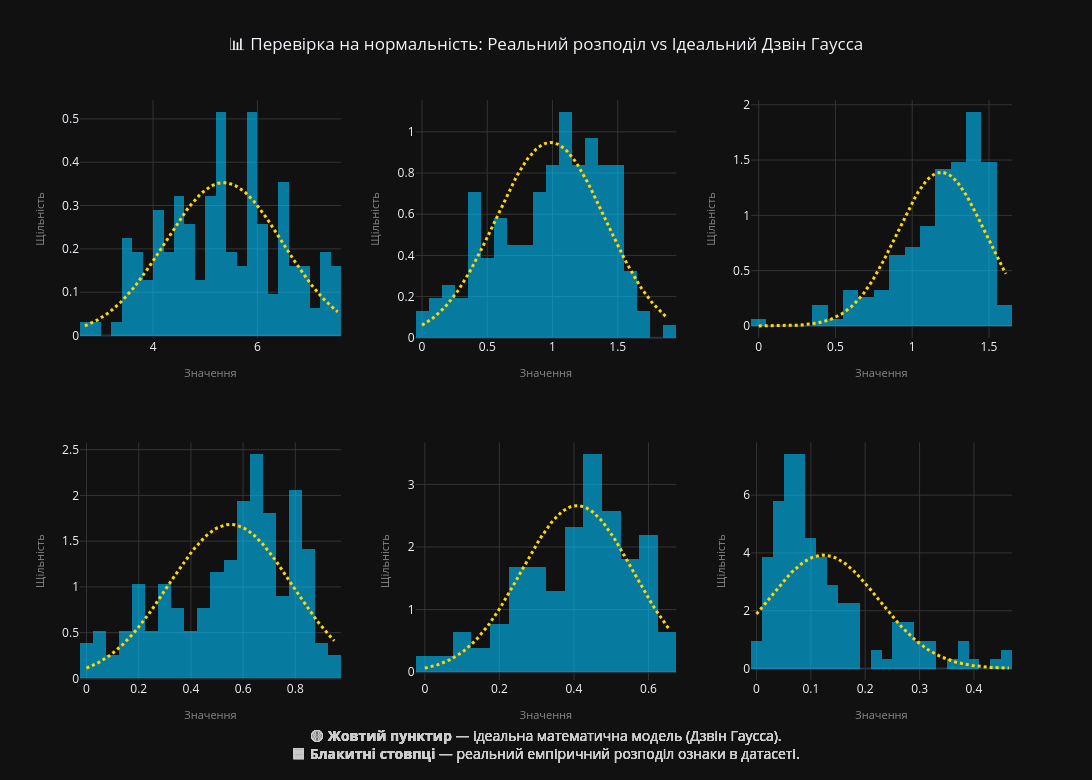

Source (notebook cell):
### Markdown cell above
**5. Побудувати діаграми розподілу числових ознак:**

### Code cell
raw_features = [TARGET_METRIC] + FEATURES_FULL
features_to_plot = [f for f in raw_features if f in df.columns]

num_plots = len(features_to_plot)
cols = 3
rows = math.ceil(num_plots / cols)

clean_titles = [f"<b>{str(f).replace('.', ' ').replace('_', ' ').strip()}</b>" for f in features_to_plot]

fig_dist = make_subplots(
    rows=rows, cols=cols, 
    subplot_titles=clean_titles,
    vertical_spacing=0.18,
    horizontal_spacing=0.08
)

for i, feature in enumerate(features_to_plot):
    row = (i // cols) + 1
    col = (i % cols) + 1
    data = df[feature].dropna()

    fig_dist.add_trace(
        go.Histogram(
            x=data, histnorm='probability density', 
            name=f"{feature}", marker_color='#00c3ff', opacity=0.6, nbinsx=25,
            hovertemplate="<b>Діапазон значень:</b> %{x}<br><b>Емпірична щільність:</b> %{y:.4f}<extra></extra>"
        ), row=row, col=col
    )

    mu, std = data.mean(), data.std()
    x_curve = np.linspace(data.min(), data.max(), 100)
    y_curve = stats.norm.pdf(x_curve, mu, std)

    fig_dist.add_trace(
        go.Scatter(
            x=x_curve, y=y_curve, mode='lines', 
            name=f"Ідеальний Гаусс", line=dict(color='#ffd700', width=3, dash='dot'),
            hovertemplate="<b>Ідеальний Гаусс</b><br>Значення ознаки: %{x:.2f}<br>Теоретична щільність: %{y:.4f}<extra></extra>"
        ), row=row, col=col
    )

    fig_dist.update_xaxes(title_text="Значення", title_font=dict(size=11, color="#888"), showgrid=True, gridcolor='#333', row=row, col=col)
    fig_dist.update_yaxes(title_text="Щільність", title_font=dict(size=11, color="#888"), showgrid=True, gridcolor='#333', row=row, col=col)

fig_dist.update_layout(
    height=350 * rows + 80, 
    width=1200, 
    title_text="📊 Перевірка на нормальність: Реальний розподіл vs Ідеальний Дзвін Гаусса", 
    title_x=0.5,
    template=PLOT_TEMPLATE,
    showlegend=False,
    hovermode="x unified",
    margin=dict(b=100),
    annotations=[
        dict(
            x=0.5, y=-0.075, xref="paper", yref="paper",
            text="🟡 <b>Жовтий пунктир</b> — ідеальна математична модель (Дзвін Гаусса).<br>🟦 <b>Блакитні стовпці</b> — реальний емпіричний розподіл ознаки в датасеті.",
            showarrow=False, font=dict(size=14, color="#cccccc"), align="center", xanchor="center", yanchor="top"
        )
    ]
)

print("Красивий Вивід:")
fig_dist.show()

### Figure 1 — Plotly figure (JSON) as saved in the notebook; plotly's stock layout.template omitted (floating-point values rounded to 4 significant figures; data arrays with more than 128 entries replaced by an {"elided": "..."} marker saying what was removed)
{"data": [{"histnorm": "probability density", "hovertemplate": "<b>Діапазон значень:</b> %{x}<br><b>Емпірична щільність:</b> %{y:.4f}<extra></extra>", "marker": {"color": "#00c3ff"}, "name": "Happiness.Score", "nbinsx": 25, "opacity": 0.6, "type": "histogram", "x": {"elided": "155 float values"}, "xaxis": "x", "yaxis": "y"}, {"hovertemplate": "<b>Ідеальний Гаусс</b><br>Значення ознаки: %{x:.2f}<br>Теоретична щільність: %{y:.4f}<extra></extra>", "line": {"color": "#ffd700", "dash": "dot", "width": 3}, "mode": "lines", "name": "Ідеальний Гаусс", "type": "scatter", "x": [2.693, 2.742, 2.791, 2.84, 2.889, 2.938, 2.987, 3.036, 3.084, 3.133, 3.182, 3.231, 3.28, 3.329, 3.378, 3.427, 3.476, 3.525, 3.574, 3.623, 3.672, 3.721, 3.769, 3.818, 3.867, 3.916, 3.965, 4.014, 4.063, 4.112, 4.161, 4.21, 4.259, 4.308, 4.357, 4.406, 4.454, 4.503, 4.552, 4.601, 4.65, 4.699, 4.748, 4.797, 4.846, 4.895, 4.944, 4.993, 5.042, 5.091, 5.139, 5.188, 5.237, 5.286, 5.335, 5.384, 5.433, 5.482, 5.531, 5.58, 5.629, 5.678, 5.727, 5.776, 5.824, 5.873, 5.922, 5.971, 6.02, 6.069, 6.118, 6.167, 6.216, 6.265, 6.314, 6.363, 6.412, 6.461, 6.509, 6.558, 6.607, 6.656, 6.705, 6.754, 6.803, 6.852, 6.901, 6.95, 6.999, 7.048, 7.097, 7.146, 7.194, 7.243, 7.292, 7.341, 7.39, 7.439, 7.488, 7.537], "xaxis": "x", "y": [0.02217, 0.02452, 0.02707, 0.02983, 0.03281, 0.03602, 0.03947, 0.04317, 0.04713, 0.05135, 0.05585, 0.06063, 0.0657, 0.07105, 0.0767, 0.08264, 0.08888, 0.09541, 0.1022, 0.1093, 0.1167, 0.1243, 0.1322, 0.1403, 0.1487, 0.1572, 0.166, 0.1749, 0.1839, 0.193, 0.2022, 0.2114, 0.2207, 0.2299, 0.2391, 0.2481, 0.2571, 0.2658, 0.2743, 0.2826, 0.2906, 0.2982, 0.3055, 0.3124, 0.3188, 0.3248, 0.3302, 0.3351, 0.3395, 0.3432, 0.3464, 0.3489, 0.3508, 0.352, 0.3526, 0.3525, 0.3518, 0.3504, 0.3484, 0.3457, 0.3424, 0.3385, 0.334, 0.329, 0.3234, 0.3174, 0.3109, 0.3039, 0.2965, 0.2888, 0.2807, 0.2724, 0.2638, 0.255, 0.2461, 0.237, 0.2278, 0.2186, 0.2093, 0.2001, 0.1909, 0.1818, 0.1728, 0.164, 0.1553, 0.1468, 0.1385, 0.1304, 0.1225, 0.115, 0.1077, 0.1006, 0.09388, 0.08742, 0.08125, 0.07537, 0.06979, 0.06451, 0.05951, 0.05479], "yaxis": "y"}, {"histnorm": "probability density", "hovertemplate": "<b>Діапазон значень:</b> %{x}<br><b>Емпірична щільність:</b> %{y:.4f}<extra></extra>", "marker": {"color": "#00c3ff"}, "name": "Economy..GDP.per.Capita.", "nbinsx": 25, "opacity": 0.6, "type": "histogram", "x": {"elided": "155 float values"}, "xaxis": "x2", "yaxis": "y2"}, {"hovertemplate": "<b>Ідеальний Гаусс</b><br>Значення ознаки: %{x:.2f}<br>Теоретична щільність: %{y:.4f}<extra></extra>", "line": {"color": "#ffd700", "dash": "dot", "width": 3}, "mode": "lines", "name": "Ідеальний Гаусс", "type": "scatter", "x": [0.0, 0.0189, 0.03779, 0.05669, 0.07559, 0.09448, 0.1134, 0.1323, 0.1512, 0.1701, 0.189, 0.2079, 0.2268, 0.2457, 0.2646, 0.2834, 0.3023, 0.3212, 0.3401, 0.359, 0.3779, 0.3968, 0.4157, 0.4346, 0.4535, 0.4724, 0.4913, 0.5102, 0.5291, 0.548, 0.5669, 0.5858, 0.6047, 0.6236, 0.6425, 0.6614, 0.6803, 0.6992, 0.7181, 0.737, 0.7559, 0.7748, 0.7937, 0.8126, 0.8315, 0.8503, 0.8692, 0.8881, 0.907, 0.9259, 0.9448, 0.9637, 0.9826, 1.002, 1.02, 1.039, 1.058, 1.077, 1.096, 1.115, 1.134, 1.153, 1.172, 1.19, 1.209, 1.228, 1.247, 1.266, 1.285, 1.304, 1.323, 1.342, 1.361, 1.379, 1.398, 1.417, 1.436, 1.455, 1.474, 1.493, 1.512, 1.531, 1.55, 1.568, 1.587, 1.606, 1.625, 1.644, 1.663, 1.682, 1.701, 1.72, 1.738, 1.757, 1.776, 1.795, 1.814, 1.833, 1.852, 1.871], "xaxis": "x2", "y": [0.06133, 0.06806, 0.07537, 0.0833, 0.09188, 0.1011, 0.1111, 0.1218, 0.1333, 0.1455, 0.1586, 0.1725, 0.1872, 0.2028, 0.2192, 0.2365, 0.2546, 0.2735, 0.2933, 0.3139, 0.3352, 0.3573, 0.38, 0.4034, 0.4274, 0.4518, 0.4767, 0.502, 0.5276, 0.5533, 0.5791, 0.6049, 0.6306, 0.656, 0.6811, 0.7057, 0.7298, 0.7531, 0.7756, 0.7972, 0.8177, 0.8371, 0.8552, 0.872, 0.8872, 0.9009, 0.913, 0.9234, 0.9321, 0.9389, 0.9438, 0.9469, 0.9481, 0.9473, 0.9447, 0.9401, 0.9337, 0.9255, 0.9155, 0.9038, 0.8904, 0.8755, 0.859, 0.8412, 0.8221, 0.8018, 0.7805, 0.7582, 0.735, 0.7111, 0.6866, 0.6616, 0.6362, 0.6106, 0.5848, 0.559, 0.5332, 0.5077, 0.4823, 0.4573, 0.4327, 0.4087, 0.3851, 0.3623, 0.34, 0.3185, 0.2978, 0.2778, 0.2587, 0.2404, 0.2229, 0.2063, 0.1906, 0.1757, 0.1616, 0.1484, 0.1359, 0.1243, 0.1134, 0.1033], "yaxis": "y2"}, {"histnorm": "probability density", "hovertemplate": "<b>Діапазон значень:</b> %{x}<br><b>Емпірична щільність:</b> %{y:.4f}<extra></extra>", "marker": {"color": "#00c3ff"}, "name": "Family", "nbinsx": 25, "opacity": 0.6, "type": "histogram", "x": {"elided": "155 float values"}, "xaxis": "x3", "yaxis": "y3"}, {"hovertemplate": "<b>Ідеальний Гаусс</b><br>Значення ознаки: %{x:.2f}<br>Теоретична щільність: %{y:.4f}<extra></extra>", "line": {"color": "#ffd700", "dash": "dot", "width": 3}, "mode": "lines", "name": "Ідеальний Гаусс", "type": "scatter", "x": [0.0, 0.01627, 0.03254, 0.04881, 0.06507, 0.08134, 0.09761, 0.1139, 0.1301, 0.1464, 0.1627, 0.179, 0.1952, 0.2115, 0.2278, 0.244, 0.2603, 0.2766, 0.2928, 0.3091, 0.3254, 0.3416, 0.3579, 0.3742, 0.3904, 0.4067, 0.423, 0.4392, 0.4555, 0.4718, 0.4881, 0.5043, 0.5206, 0.5369, 0.5531, 0.5694, 0.5857, 0.6019, 0.6182, 0.6345, 0.6507, 0.667, 0.6833, 0.6995, 0.7158, 0.7321, 0.7483, 0.7646, 0.7809, 0.7972, 0.8134, 0.8297, 0.846, 0.8622, 0.8785, 0.8948, 0.911, 0.9273, 0.9436, 0.9598, 0.9761, 0.9924, 1.009, 1.025, 1.041, 1.057, 1.074, 1.09, 1.106, 1.123, 1.139, 1.155, 1.171, 1.188, 1.204, 1.22, 1.236, 1.253, 1.269, 1.285, 1.301, 1.318, 1.334, 1.35, 1.367, 1.383, 1.399, 1.415, 1.432, 1.448, 1.464, 1.48, 1.497, 1.513, 1.529, 1.546, 1.562, 1.578, 1.594, 1.611], "xaxis": "x3", "y": [0.0002649, 0.0003344, 0.0004207, 0.0005275, 0.0006594, 0.0008216, 0.001021, 0.001263, 0.001559, 0.001918, 0.002352, 0.002875, 0.003502, 0.004253, 0.005149, 0.006213, 0.007473, 0.00896, 0.01071, 0.01276, 0.01515, 0.01793, 0.02116, 0.02489, 0.02917, 0.03409, 0.03971, 0.04611, 0.05337, 0.06157, 0.07081, 0.08117, 0.09275, 0.1056, 0.1199, 0.1357, 0.1531, 0.1722, 0.193, 0.2156, 0.2402, 0.2666, 0.295, 0.3254, 0.3578, 0.3922, 0.4285, 0.4666, 0.5065, 0.548, 0.5911, 0.6355, 0.681, 0.7275, 0.7746, 0.8222, 0.8699, 0.9174, 0.9644, 1.011, 1.056, 1.099, 1.141, 1.18, 1.217, 1.251, 1.282, 1.309, 1.332, 1.352, 1.368, 1.379, 1.386, 1.389, 1.387, 1.381, 1.37, 1.355, 1.336, 1.313, 1.286, 1.256, 1.222, 1.186, 1.147, 1.106, 1.063, 1.018, 0.9719, 0.925, 0.8775, 0.8298, 0.7822, 0.735, 0.6884, 0.6427, 0.5981, 0.5548, 0.513, 0.4729], "yaxis": "y3"}, {"histnorm": "probability density", "hovertemplate": "<b>Діапазон значень:</b> %{x}<br><b>Емпірична щільність:</b> %{y:.4f}<extra></extra>", "marker": {"color": "#00c3ff"}, "name": "Health..Life.Expectancy.", "nbinsx": 25, "opacity": 0.6, "type": "histogram", "x": {"elided": "155 float values"}, "xaxis": "x4", "yaxis": "y4"}, {"hovertemplate": "<b>Ідеальний Гаусс</b><br>Значення ознаки: %{x:.2f}<br>Теоретична щільність: %{y:.4f}<extra></extra>", "line": {"color": "#ffd700", "dash": "dot", "width": 3}, "mode": "lines", "name": "Ідеальний Гаусс", "type": "scatter", "x": [0.0, 0.009591, 0.01918, 0.02877, 0.03836, 0.04795, 0.05754, 0.06714, 0.07673, 0.08632, 0.09591, 0.1055, 0.1151, 0.1247, 0.1343, 0.1439, 0.1535, 0.163, 0.1726, 0.1822, 0.1918, 0.2014, 0.211, 0.2206, 0.2302, 0.2398, 0.2494, 0.259, 0.2685, 0.2781, 0.2877, 0.2973, 0.3069, 0.3165, 0.3261, 0.3357, 0.3453, 0.3549, 0.3645, 0.374, 0.3836, 0.3932, 0.4028, 0.4124, 0.422, 0.4316, 0.4412, 0.4508, 0.4604, 0.47, 0.4795, 0.4891, 0.4987, 0.5083, 0.5179, 0.5275, 0.5371, 0.5467, 0.5563, 0.5659, 0.5754, 0.585, 0.5946, 0.6042, 0.6138, 0.6234, 0.633, 0.6426, 0.6522, 0.6618, 0.6714, 0.6809, 0.6905, 0.7001, 0.7097, 0.7193, 0.7289, 0.7385, 0.7481, 0.7577, 0.7673, 0.7769, 0.7864, 0.796, 0.8056, 0.8152, 0.8248, 0.8344, 0.844, 0.8536, 0.8632, 0.8728, 0.8824, 0.8919, 0.9015, 0.9111, 0.9207, 0.9303, 0.9399, 0.9495], "xaxis": "x4", "y": [0.1126, 0.1236, 0.1355, 0.1482, 0.1619, 0.1766, 0.1923, 0.209, 0.2268, 0.2458, 0.2659, 0.2871, 0.3095, 0.3332, 0.3581, 0.3842, 0.4115, 0.44, 0.4698, 0.5008, 0.5329, 0.5661, 0.6005, 0.6359, 0.6722, 0.7095, 0.7477, 0.7866, 0.8261, 0.8662, 0.9068, 0.9478, 0.989, 1.03, 1.072, 1.113, 1.153, 1.194, 1.233, 1.272, 1.31, 1.347, 1.383, 1.417, 1.45, 1.481, 1.511, 1.538, 1.563, 1.586, 1.607, 1.626, 1.642, 1.655, 1.666, 1.674, 1.68, 1.682, 1.682, 1.68, 1.674, 1.666, 1.655, 1.641, 1.625, 1.607, 1.586, 1.563, 1.537, 1.51, 1.48, 1.449, 1.416, 1.382, 1.346, 1.309, 1.271, 1.232, 1.193, 1.152, 1.111, 1.07, 1.029, 0.9878, 0.9467, 0.9057, 0.8651, 0.825, 0.7855, 0.7466, 0.7085, 0.6712, 0.6349, 0.5995, 0.5652, 0.532, 0.4999, 0.469, 0.4392, 0.4107], "yaxis": "y4"}, {"histnorm": "probability density", "hovertemplate": "<b>Діапазон значень:</b> %{x}<br><b>Емпірична щільність:</b> %{y:.4f}<extra></extra>", "marker": {"color": "#00c3ff"}, "name": "Freedom", "nbinsx": 25, "opacity": 0.6, "type": "histogram", "x": {"elided": "155 float values"}, "xaxis": "x5", "yaxis": "y5"}, {"hovertemplate": "<b>Ідеальний Гаусс</b><br>Значення ознаки: %{x:.2f}<br>Теоретична щільність: %{y:.4f}<extra></extra>", "line": {"color": "#ffd700", "dash": "dot", "width": 3}, "mode": "lines", "name": "Ідеальний Гаусс", "type": "scatter", "x": [0.0, 0.006649, 0.0133, 0.01995, 0.0266, 0.03324, 0.03989, 0.04654, 0.05319, 0.05984, 0.06649, 0.07314, 0.07979, 0.08644, 0.09309, 0.09973, 0.1064, 0.113, 0.1197, 0.1263, 0.133, 0.1396, 0.1463, 0.1529, 0.1596, 0.1662, 0.1729, 0.1795, 0.1862, 0.1928, 0.1995, 0.2061, 0.2128, 0.2194, 0.2261, 0.2327, 0.2394, 0.246, 0.2527, 0.2593, 0.266, 0.2726, 0.2793, 0.2859, 0.2926, 0.2992, 0.3059, 0.3125, 0.3192, 0.3258, 0.3324, 0.3391, 0.3457, 0.3524, 0.359, 0.3657, 0.3723, 0.379, 0.3856, 0.3923, 0.3989, 0.4056, 0.4122, 0.4189, 0.4255, 0.4322, 0.4388, 0.4455, 0.4521, 0.4588, 0.4654, 0.4721, 0.4787, 0.4854, 0.492, 0.4987, 0.5053, 0.512, 0.5186, 0.5253, 0.5319, 0.5386, 0.5452, 0.5519, 0.5585, 0.5652, 0.5718, 0.5785, 0.5851, 0.5918, 0.5984, 0.6051, 0.6117, 0.6184, 0.625, 0.6317, 0.6383, 0.645, 0.6516, 0.6582], "xaxis": "x5", "y": [0.06487, 0.07313, 0.08227, 0.09238, 0.1035, 0.1158, 0.1293, 0.144, 0.1601, 0.1777, 0.1968, 0.2175, 0.24, 0.2642, 0.2903, 0.3184, 0.3485, 0.3807, 0.4151, 0.4517, 0.4905, 0.5317, 0.5751, 0.6209, 0.669, 0.7194, 0.7721, 0.8271, 0.8842, 0.9434, 1.005, 1.068, 1.132, 1.199, 1.266, 1.335, 1.405, 1.476, 1.547, 1.619, 1.69, 1.761, 1.832, 1.902, 1.97, 2.037, 2.102, 2.164, 2.225, 2.282, 2.337, 2.388, 2.435, 2.478, 2.517, 2.552, 2.582, 2.608, 2.628, 2.644, 2.654, 2.659, 2.659, 2.654, 2.643, 2.628, 2.607, 2.581, 2.551, 2.516, 2.477, 2.433, 2.386, 2.335, 2.28, 2.223, 2.162, 2.099, 2.034, 1.967, 1.899, 1.829, 1.759, 1.688, 1.616, 1.545, 1.473, 1.403, 1.333, 1.264, 1.196, 1.13, 1.065, 1.002, 0.9411, 0.882, 0.8249, 0.7701, 0.7175, 0.6671], "yaxis": "y5"}, {"histnorm": "probability density", "hovertemplate": "<b>Діапазон значень:</b> %{x}<br><b>Емпірична щільність:</b> %{y:.4f}<extra></extra>", "marker": {"color": "#00c3ff"}, "name": "Trust..Government.Corruption.", "nbinsx": 25, "opacity": 0.6, "type": "histogram", "x": {"elided": "155 float values"}, "xaxis": "x6", "yaxis": "y6"}, {"hovertemplate": "<b>Ідеальний Гаусс</b><br>Значення ознаки: %{x:.2f}<br>Теоретична щільність: %{y:.4f}<extra></extra>", "line": {"color": "#ffd700", "dash": "dot", "width": 3}, "mode": "lines", "name": "Ідеальний Гаусс", "type": "scatter", "x": [0.0, 0.00469, 0.00938, 0.01407, 0.01876, 0.02345, 0.02814, 0.03283, 0.03752, 0.04221, 0.0469, 0.05159, 0.05628, 0.06097, 0.06566, 0.07035, 0.07504, 0.07973, 0.08442, 0.08911, 0.0938, 0.09849, 0.1032, 0.1079, 0.1126, 0.1172, 0.1219, 0.1266, 0.1313, 0.136, 0.1407, 0.1454, 0.1501, 0.1548, 0.1595, 0.1641, 0.1688, 0.1735, 0.1782, 0.1829, 0.1876, 0.1923, 0.197, 0.2017, 0.2064, 0.211, 0.2157, 0.2204, 0.2251, 0.2298, 0.2345, 0.2392, 0.2439, 0.2486, 0.2533, 0.2579, 0.2626, 0.2673, 0.272, 0.2767, 0.2814, 0.2861, 0.2908, 0.2955, 0.3002, 0.3048, 0.3095, 0.3142, 0.3189, 0.3236, 0.3283, 0.333, 0.3377, 0.3424, 0.3471, 0.3517, 0.3564, 0.3611, 0.3658, 0.3705, 0.3752, 0.3799, 0.3846, 0.3893, 0.394, 0.3986, 0.4033, 0.408, 0.4127, 0.4174, 0.4221, 0.4268, 0.4315, 0.4362, 0.4409, 0.4455, 0.4502, 0.4549, 0.4596, 0.4643], "xaxis": "x6", "y": [1.885, 1.991, 2.099, 2.207, 2.317, 2.427, 2.536, 2.645, 2.753, 2.859, 2.963, 3.064, 3.161, 3.255, 3.345, 3.43, 3.509, 3.583, 3.65, 3.711, 3.764, 3.811, 3.849, 3.88, 3.903, 3.918, 3.924, 3.922, 3.912, 3.893, 3.866, 3.831, 3.789, 3.739, 3.681, 3.617, 3.547, 3.47, 3.388, 3.301, 3.209, 3.113, 3.014, 2.912, 2.807, 2.7, 2.591, 2.482, 2.372, 2.263, 2.153, 2.045, 1.938, 1.833, 1.729, 1.629, 1.53, 1.435, 1.343, 1.253, 1.168, 1.086, 1.007, 0.9325, 0.8614, 0.7941, 0.7304, 0.6705, 0.6141, 0.5613, 0.512, 0.4659, 0.4232, 0.3835, 0.3468, 0.313, 0.2818, 0.2532, 0.2271, 0.2032, 0.1814, 0.1616, 0.1437, 0.1275, 0.1129, 0.0997, 0.08789, 0.07731, 0.06786, 0.05944, 0.05195, 0.04531, 0.03944, 0.03425, 0.02968, 0.02567, 0.02215, 0.01908, 0.01639, 0.01406], "yaxis": "y6"}], "layout": {"annotations": [{"align": "center", "font": {"color": "#cccccc", "size": 14}, "showarrow": false, "text": "🟡 <b>Жовтий пунктир</b> — ідеальна математична модель (Дзвін Гаусса).<br>🟦 <b>Блакитні стовпці</b> — реальний емпіричний розподіл ознаки в датасеті.", "x": 0.5, "xanchor": "center", "xref": "paper", "y": -0.075, "yanchor": "top", "yref": "paper"}, {"align": "center", "font": {"color": "#cccccc", "size": 14}, "showarrow": false, "text": "🟡 <b>Жовтий пунктир</b> — ідеальна математична модель (Дзвін Гаусса).<br>🟦 <b>Блакитні стовпці</b> — реальний емпіричний розподіл ознаки в датасеті.", "x": 0.5, "xanchor": "center", "xref": "paper", "y": -0.075, "yanchor": "top", "yref": "paper"}, {"align": "center", "font": {"color": "#cccccc", "size": 14}, "showarrow": false, "text": "🟡 <b>Жовтий пунктир</b> — ідеальна математична модель (Дзвін Гаусса).<br>🟦 <b>Блакитні стовпці</b> — реальний емпіричний розподіл ознаки в датасеті.", "x": 0.5, "xanchor": "center", "xref": "paper", "y": -0.075, "yanchor": "top", "yref": "paper"}, {"align": "center", "font": {"color": "#cccccc", "size": 14}, "showarrow": false, "text": "🟡 <b>Жовтий пунктир</b> — ідеальна математична модель (Дзвін Гаусса).<br>🟦 <b>Блакитні стовпці</b> — реальний емпіричний розподіл ознаки в датасеті.", "x": 0.5, "xanchor": "center", "xref": "paper", "y": -0.075, "yanchor": "top", "yref": "paper"}, {"align": "center", "font": {"color": "#cccccc", "size": 14}, "showarrow": false, "text": "🟡 <b>Жовтий пунктир</b> — ідеальна математична модель (Дзвін Гаусса).<br>🟦 <b>Блакитні стовпці</b> — реальний емпіричний розподіл ознаки в датасеті.", "x": 0.5, "xanchor": "center", "xref": "paper", "y": -0.075, "yanchor": "top", "yref": "paper"}, {"align": "center", "font": {"color": "#cccccc", "size": 14}, "showarrow": false, "text": "🟡 <b>Жовтий пунктир</b> — ідеальна математична модель (Дзвін Гаусса).<br>🟦 <b>Блакитні стовпці</b> — реальний емпіричний розподіл ознаки в датасеті.", "x": 0.5, "xanchor": "center", "xref": "paper", "y": -0.075, "yanchor": "top", "yref": "paper"}], "height": 780, "hovermode": "x unified", "margin": {"b": 100}, "showlegend": false, "title": {"text": "📊 Перевірка на нормальність: Реальний розподіл vs Ідеальний Дзвін Гаусса", "x": 0.5}, "width": 1200, "xaxis": {"anchor": "y", "domain": [0, 0.28], "gridcolor": "#333", "showgrid": true, "title": {"font": {"color": "#888", "size": 11}, "text": "Значення"}}, "xaxis2": {"anchor": "y2", "domain": [0.36, 0.64], "gridcolor": "#333", "showgrid": true, "title": {"font": {"color": "#888", "size": 11}, "text": "Значення"}}, "xaxis3": {"anchor": "y3", "domain": [0.72, 1], "gridcolor": "#333", "showgrid": true, "title": {"font": {"color": "#888", "size": 11}, "text": "Значення"}}, "xaxis4": {"anchor": "y4", "domain": [0, 0.28], "gridcolor": "#333", "showgrid": true, "title": {"font": {"color": "#888", "size": 11}, "text": "Значення"}}, "xaxis5": {"anchor": "y5", "domain": [0.36, 0.64], "gridcolor": "#333", "showgrid": true, "title": {"font": {"color": "#888", "size": 11}, "text": "Значення"}}, "xaxis6": {"anchor": "y6", "domain": [0.72, 1], "gridcolor": "#333", "showgrid": true, "title": {"font": {"color": "#888", "size": 11}, "text": "Значення"}}, "yaxis": {"anchor": "x", "domain": [0.59, 1], "gridcolor": "#333", "showgrid": true, "title": {"font": {"color": "#888", "size": 11}, "text": "Щільність"}}, "yaxis2": {"anchor": "x2", "domain": [0.59, 1], "gridcolor": "#333", "showgrid": true, "title": {"font": {"color": "#888", "size": 11}, "text": "Щільність"}}, "yaxis3": {"anchor": "x3", "domain": [0.59, 1], "gridcolor": "#333", "showgrid": true, "title": {"font": {"color": "#888", "size": 11}, "text": "Щільність"}}, "yaxis4": {"anchor": "x4", "domain": [0, 0.41], "gridcolor": "#333", "showgrid": true, "title": {"font": {"color": "#888", "size": 11}, "text": "Щільність"}}, "yaxis5": {"anchor": "x5", "domain": [0, 0.41], "gridcolor": "#333", "showgrid": true, "title": {"font": {"color": "#888", "size": 11}, "text": "Щільність"}}, "yaxis6": {"anchor": "x6", "domain": [0, 0.41], "gridcolor": "#333", "showgrid": true, "title": {"font": {"color": "#888", "size": 11}, "text": "Щільність"}}}}
